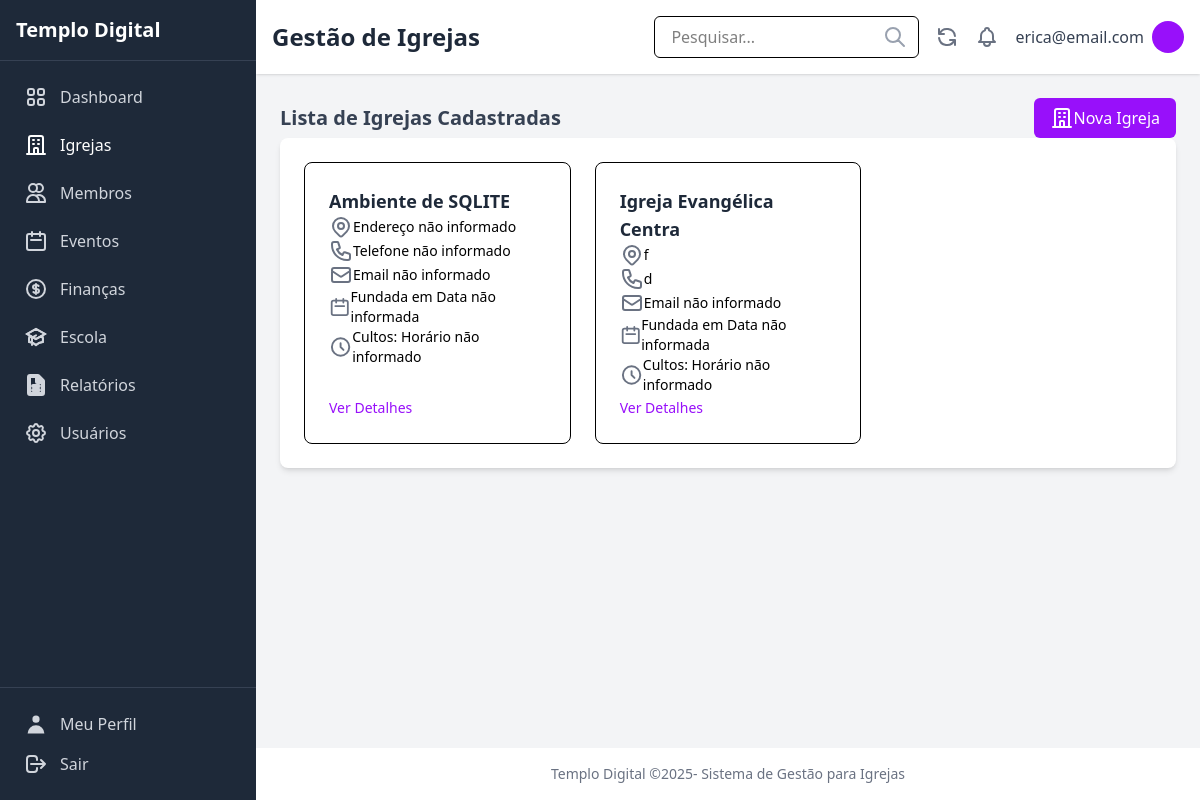
Screenshot of /igrejas/ (signed in) with the database file from the repository.
### users/models.py (models this page shows, shortened)
class CustomUser(AbstractUser):
    ROLE_CHOICES = [
        ('admin', 'Administrador'),
        ('pastor', 'Pastor'),
        ('secretario', 'Secretário'),
        ('tesoureiro', 'Tesoureiro'),
        ('lider', 'Líder'),
        ('membro', 'Membro'),
    ]
    role = models.CharField(
        _('Função'),
        max_length=20,
        choices=ROLE_CHOICES,
        default='membro',
        help_text=_('Define o nível de permissão do usuário no sistema')
    )
    phone = models.CharField(
        _('Telefone'),
        max_length=20,
        blank=True,
        null=True
    )
    address = models.TextField(
        _('Endereço'),
        blank=True,
        null=True
    )
    profile_image = models.ImageField(
        _('Imagem de Perfil'),
        upload_to='profile_images/',
        blank=True,
        null=True
    )
    class Meta:
        verbose_name = _('Usuário')
        verbose_name_plural = _('Usuários')

### churches/models.py (models this page shows, shortened)
class Church(models.Model):
    TYPE_CHOICES = [
        ('sede', 'Sede'),
        ('filial', 'Filial'),
    ]
    name = models.CharField(max_length=255, verbose_name="Nome")
    address = models.TextField(blank=True, null=True, verbose_name="Endereço")
    phone = models.CharField(max_length=20, blank=True, null=True, verbose_name="Telefone")
    email = models.EmailField(blank=True, null=True, verbose_name="Email")
    founded_date = models.DateField(blank=True, null=True, verbose_name="Data de Fundação")
    schedule = models.TextField(blank=True, null=True, verbose_name="Horários")
    church_type = models.CharField(max_length=10, choices=TYPE_CHOICES, blank=True, null=True, verbose_name="Tipo")
    description = models.TextField(blank=True, null=True, verbose_name="Descrição")
    created_at = models.DateTimeField(auto_now_add=True, verbose_name="Criado em")
    updated_at = models.DateTimeField(auto_now=True, verbose_name="Atualizado em")
    class Meta:
        verbose_name = "Igreja"
        verbose_name_plural = "Igrejas"
        ordering = ["name"]

### churches/views.py (the view)
# urls.py: path("", views.ChurchListView.as_view(), name="church_list"),
@method_decorator(login_required, name='dispatch')
class ChurchListView(ListView):
    model = Church
    template_name = 'churches/church_list.html'
    context_object_name = 'churches'
    paginate_by = 10
    def get_context_data(self, **kwargs):
        context = super().get_context_data(**kwargs)
        context['active_menu'] = 'churches'
        return context

### churches/templates/churches/church_list.html (shortened to what this page needs)
{% extends "core/base.html" %}
{% load static %}
{% block page_title %}Gestão de Igrejas{% endblock %}
{% block content %}
<div class="mb-6 flex justify-between items-center">
    <h2 class="text-xl font-semibold text-gray-700">Lista de Igrejas Cadastradas</h2>
    <a href="{% url 'churches:church_add' %}" class="px-4 py-2 bg-purple-600 text-white rounded-md hover:bg-purple-700 focus:outline-none focus:ring-2 focus:ring-offset-2 focus:ring-purple-500 flex items-center">
        Nova Igreja
    </a>
</div>
<div class="bg-white shadow-md rounded-lg overflow-hidden">
    <div class="grid grid-cols-1 md:grid-cols-2 lg:grid-cols-3 gap-6 p-6">
        {% for church in churches %}
        <div class="border border-gray-200 rounded-lg p-6 flex flex-col justify-between {% if church.tipo == 'SEDE' %}bg-purple-50{% else %}bg-yellow-50{% endif %}">
            <div>
                <h3 class="text-lg font-semibold text-gray-800 mb-2">{{ church.name }}</h3>
                <p class="text-sm text-gray-600 mb-1 flex items-center">
                    {{ church.address|default:"Endereço não informado" }}
                </p>
                <p class="text-sm text-gray-600 mb-1 flex items-center">
                    {{ church.phone|default:"Telefone não informado" }}
                </p>
                <p class="text-sm text-gray-600 mb-1 flex items-center">
                    {{ church.email|default:"Email não informado" }}
                </p>
                 <p class="text-sm text-gray-600 mb-1 flex items-center">
                    Fundada em {{ church.founded_date|date:"d/m/Y"|default:"Data não informada" }}
                </p>
                 <p class="text-sm text-gray-600 mb-1 flex items-center">
                    {% include 'icons/clock.html' %}
                    Cultos: {{ church.schedule|default:"Horário não informado" }}
                </p>
            </div>
            <div class="mt-4">
                <a href="{% url 'churches:church_detail' church.pk %}" class="text-sm text-purple-600 hover:text-purple-800 font-medium">Ver Detalhes</a>
            </div>
        </div>
        {% empty %}
        <p class="text-gray-500 col-span-full text-center py-10">Nenhuma igreja cadastrada ainda.</p>
        {% endfor %}
    </div>
</div>
{% endblock %}

### core/templates/core/base.html (shortened to what this page needs)
{% load static tailwind_tags %}
<!DOCTYPE html>
<html lang="pt-br">
  <head>
    {% tailwind_css %}
  </head>
  <body class="bg-gray-100 flex min-h-screen">
    {% if user.is_authenticated %}
      <aside class="w-64 bg-gray-800 text-white flex flex-col fixed inset-y-0 left-0">
        <div class="p-4 border-b border-gray-700">
          <h1 class="text-xl font-semibold">Templo Digital</h1>
        </div>
        <nav class="flex-grow p-4">
          <ul class="space-y-2">
            <li>
              <a href="{% url 'dashboard:index' %}"
                class="flex items-center p-2 {% if active_menu == 'dashboard' %}
                  bg-purple-700 text-white
                {% else %}
                  text-gray-300 hover:bg-gray-700 hover:text-white
                {% endif %} rounded-md">
                <span class="ml-3">Dashboard</span>
              </a>
            </li>
            <li>
              <a href="{% url 'churches:church_list' %}"
                class="flex items-center p-2 {% if active_menu == 'churches' %}
                  bg-purple-700 text-white
                {% else %}
                  text-gray-300 hover:bg-gray-700 hover:text-white
                {% endif %} rounded-md">
                <span class="ml-3">Igrejas</span>
              </a>
            </li>
            <li>
              <a href="{% url 'members:member_list' %}"
                class="flex items-center p-2 {% if active_menu == 'members' %}
                  bg-purple-700 text-white
                {% else %}
                  text-gray-300 hover:bg-gray-700 hover:text-white
                {% endif %} rounded-md">
                {% include 'icons/members.html' %}
                <span class="ml-3">Membros</span>
              </a>
            </li>
            <li>
              <a href="{% url 'events:event_list' %}"
                class="flex items-center p-2 {% if active_menu == 'events' %}
                  bg-purple-700 text-white
                {% else %}
                  text-gray-300 hover:bg-gray-700 hover:text-white
                {% endif %} rounded-md">
                {% include 'icons/events.html' %}
                <span class="ml-3">Eventos</span>
              </a>
            </li>
            <li>
              <a href="{% url 'finances:income_list' %}"
                class="flex items-center p-2 {% if active_menu == 'finances' %}
                  bg-purple-700 text-white
                {% else %}
                  text-gray-300 hover:bg-gray-700 hover:text-white
                {% endif %} rounded-md">
                <span class="ml-3">Finanças</span>
              </a>
            </li>
            <li>
              <a href="{% url 'school:school_class_list' %}"
                class="flex items-center p-2 {% if active_menu == 'school' %}
                  bg-purple-700 text-white
                {% else %}
                  text-gray-300 hover:bg-gray-700 hover:text-white
                {% endif %} rounded-md">
                <span class="ml-3">Escola</span>
              </a>
            </li>
            <li>
              <a href="{% url 'reports:index' %}"
                class="flex items-center p-2 {% if active_menu == 'reports' %}
                  bg-purple-700 text-white
                {% else %}
                  text-gray-300 hover:bg-gray-700 hover:text-white
                {% endif %} rounded-md">
                <span class="ml-3">Relatórios</span>
              </a>
            </li>
            {% if user.role == 'admin' %}
              <li>
                <a href="{% url 'users:user_list' %}"
                  class="flex items-center p-2 {% if active_menu == 'users' %}
                    bg-purple-700 text-white
                  {% else %}
                    text-gray-300 hover:bg-gray-700 hover:text-white
                  {% endif %} rounded-md">
                  <span class="ml-3">Usuários</span>
                </a>
              </li>
            {% endif %}
          </ul>
        </nav>
        <div class="p-4 border-t border-gray-700">
          <a href="{% url 'users:profile' %}" class="flex items-center p-2 text-gray-300 hover:bg-gray-700 hover:text-white rounded-md mb-2">
            {% include 'icons/profile.html' %}
            <span class="ml-3">Meu Perfil</span>
          </a>
          <form method="post" action="{% url 'users:logout' %}">
            <span class="flex items-center p-2 text-gray-300 hover:bg-gray-700 hover:text-white rounded-md cursor:pointer">
              <button type="submit"  class="flex items-center w-full">
                {% include 'icons/logout.html' %}
                <span class="ml-3">Sair</span>
              </button>
            </span>
          </form>
        </div>
      </aside>
    {% endif %}
    {% if user.is_authenticated %}
    <div class="flex-1 flex flex-col ml-64">
    {% else %}
    <div class="flex-1 flex flex-col">
    {% endif %}
        {% if user.is_authenticated %}
      <header class="bg-white shadow-sm p-4 flex justify-between items-center">
        <div>
          <h1 class="text-2xl font-semibold text-gray-800">
            {% block page_title %}{% endblock %}
          </h1>
        </div>
        <div class="flex items-center space-x-4">
          <div class="relative">
            <input type="text" placeholder="Pesquisar..." class="px-4 py-2 border rounded-md focus:outline-none focus:ring-2 focus:ring-purple-600" />
            <span class="absolute right-3 top-1/2 transform -translate-y-1/2 text-gray-400">{% include 'icons/pesquisar.html' %}</span>
          </div>
          <button class="text-gray-500 hover:text-gray-700">{% include 'icons/atualizar.html' %}</button>
          <button class="text-gray-500 hover:text-gray-700">{% include 'icons/notificacoes.html' %}</button>
          <div class="flex items-center space-x-2">
            <span class="text-gray-700">{{ user.get_full_name|default:user.username }}</span>
            {% if user.profile_image %}
              <img src="{{ user.profile_image.url }}" alt="User Avatar" class="w-8 h-8 rounded-full" />
            {% else %}
              <div class="w-8 h-8 rounded-full bg-purple-600 flex items-center justify-center text-white">{{ user.first_name|first|upper }}{{ user.last_name|first|upper }}</div>
            {% endif %}
          </div>
        </div>
      </header>
        {% endif %}
      <main class="flex-grow p-6">
        {% block content %}{% endblock %}
      </main>
      {% if user.is_authenticated %}
      <footer class="bg-white text-center p-4 text-sm text-gray-500 mt-auto">
        <p>
          Templo Digital ©{% now 'Y' %}- Sistema de Gestão para Igrejas
        </p>
      </footer>
        {% endif %}
    </div>
  </body>
</html>

### templates/icons/clock.html
<svg xmlns="http://www.w3.org/2000/svg" width="24" height="24"class="h-4 w-4 mr-2 text-gray-500" fill="none" viewBox="0 0 24 24" stroke="currentColor" stroke-width="2">
  <path stroke-linecap="round" stroke-linejoin="round" d="M12 8v4l3 3m6-3a9 9 0 11-18 0 9 9 0 0118 0z" />
</svg>

### rows the page displays
CustomUser: get_full_name "erica@email.com"
Church: name "Ambiente de SQLITE", address "Endereço não informado", phone "Telefone não informado", email "Email não informado", founded_date "Data não informada", schedule "Horário não informado"
Church: name "Igreja Evangélica Centra", address "f", phone "d", email "Email não informado", founded_date "Data não informada", schedule "Horário não informado"
